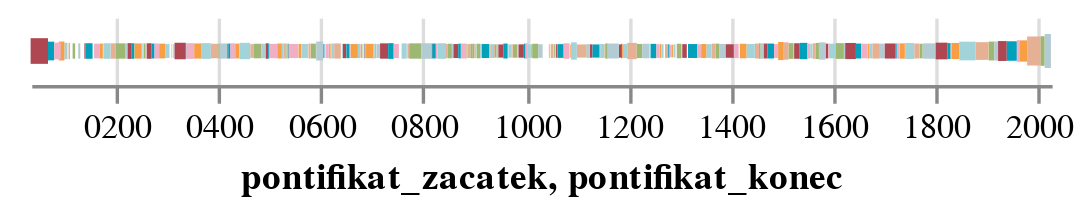

The code cell stored with this chart in its notebook:
### Code cell
alt.Chart(
    do_grafu.with_columns(pl.col("wikihesla").map_elements(len)).unique(subset=["jmeno"]).to_pandas()
).mark_line(
).encode(
    alt.X("pontifikat_zacatek:T"),
    alt.X2("pontifikat_konec:T"),
    alt.Color("jmeno:N", scale=alt.Scale(range=['#AF4752', '#01A1BC', '#F1AFC5', '#F89E43', '#A1D3D9', '#E6B095', '#9CB872', '#B3CBD2']), sort=poradi_papezu, legend=None),
    alt.Size('wikihesla:Q', scale=alt.Scale(range=[0.01,10]), legend=None)
).configure_view(stroke='transparent')

### Figure 1 — Vega-Lite specification as saved in the notebook (floating-point values rounded to 4 significant figures; data arrays with more than 128 entries replaced by an {"elided": "..."} marker saying what was removed)
{"config": {"view": {"continuousWidth": 300, "continuousHeight": 300, "stroke": "transparent"}}, "data": {"name": "data-38700367334decab1fdf3afa4383f631"}, "mark": {"type": "line"}, "encoding": {"color": {"field": "jmeno", "legend": null, "scale": {"range": ["#AF4752", "#01A1BC", "#F1AFC5", "#F89E43", "#A1D3D9", "#E6B095", "#9CB872", "#B3CBD2"]}, "sort": {"elided": "265 str values"}, "type": "nominal"}, "size": {"field": "wikihesla", "legend": null, "scale": {"range": [0.01, 10]}, "type": "quantitative"}, "x": {"field": "pontifikat_zacatek", "type": "temporal"}, "x2": {"field": "pontifikat_konec"}}, "$schema": "https://vega.github.io/schema/vega-lite/v5.8.0.json", "datasets": {"data-38700367334decab1fdf3afa4383f631": {"elided": "264 records"}}}
